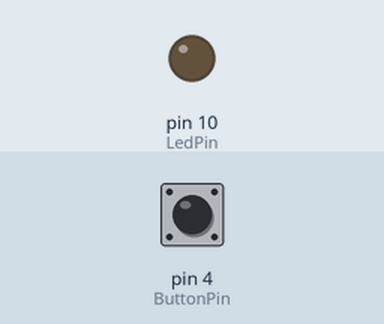
Simulated run of this sketch. Board: Arduino Uno, built with avr-gcc and run on an emulated ATmega328P. Shown: output pins drawn as LEDs (lit = HIGH). The inputs (shaded band) are chosen by the test bench; at power-on: pin 4 (ButtonPin) LOW.

Above: at 1.2 s.
1.3 s: pin 4 (ButtonPin) pulled HIGH for 0.15 s
At 2.4 s:
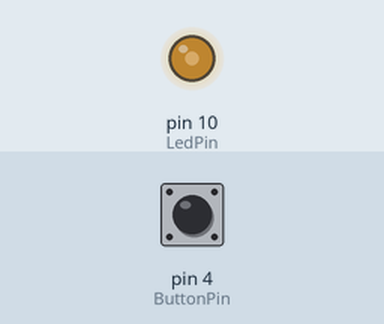
4.4 s: pin 4 (ButtonPin) pulled HIGH for 1 s
At 8.1 s:
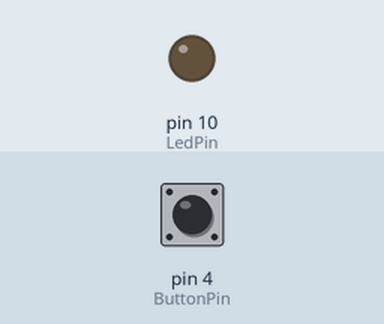
Timing chart, 0 to 9.6 s (numbered marks = the images above; inputs shaded):
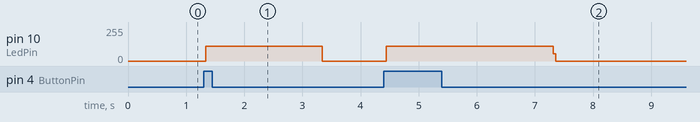

The sketch:

oppgave6_innlev4.ino
```cpp
unsigned long nextTimeout = 0;
const int LedPin = 10;
int ButtonPin = 4;
const int Idle = 0;
const int LedOn = 1;
int LedState = Idle;

void setup() {
  pinMode(LedPin, OUTPUT);
  pinMode(ButtonPin, INPUT);
}
void loop()
{
  switch (LedState)
  { case LedOn:
   digitalWrite(LedPin, HIGH);
   if (timerHasExpired() == true)
   {
   startTimer(2000);
   LedState = Idle;
   }

  case Idle:
  digitalWrite(LedPin, LOW);
  if (digitalRead (ButtonPin) == HIGH)
  {
    LedState = LedOn;
  }
  break;
  }
}
boolean timerHasExpired()
{
  boolean hasExpired = false;
  if (millis() >= nextTimeout)
  {
    hasExpired = true;
  }
  else
  {
    hasExpired = false;
  }
  return hasExpired;
}

void startTimer(unsigned long duration)
{
  nextTimeout = millis() + duration;
}
```

Measured:
- after the input at 1.3 s, pin 10 (LedPin): 0/255 → 112/255 at once, → 0/255 2.0 s later
- after the input at 4.4 s, pin 10 (LedPin): 0/255 → 112/255 at once, → 0/255 2.9 s later
